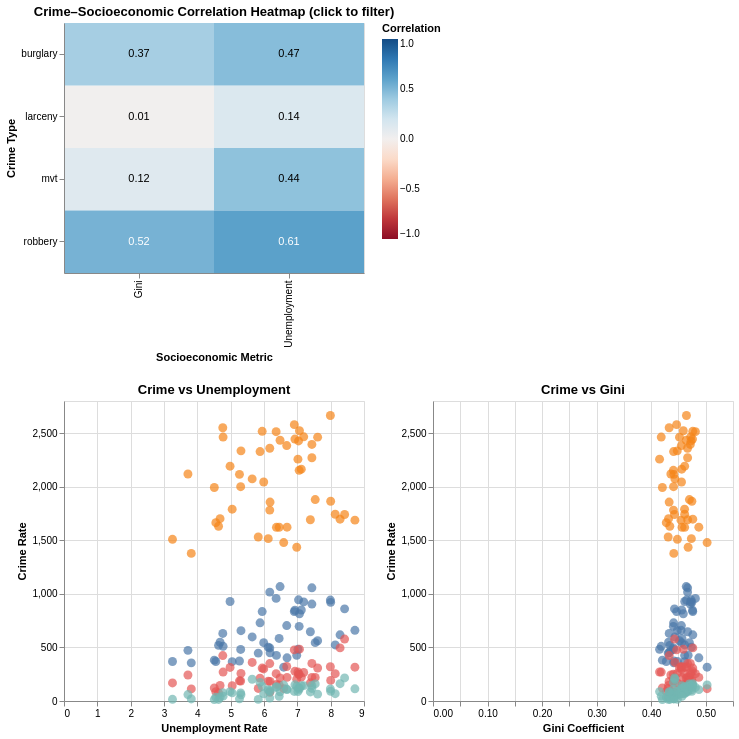

This figure's notebook cell:
### Markdown cell above
#### <b>**Question 2**: Which type of crime is the least and most associated with unemployment rate ? </b><br><b>And which type of crime is the least and most associated with the gini-coefficient (economic metric used to measure inequality) ?</b>

Chart Types that are suited to answer this question: 
* Chart Type 1: Correlation Heatmap
* Chart Type 2: Scatter Plot

### Code cell
avg_state = df.groupby('State').agg(
    larceny=('Crime Rate_larceny','mean'),
    burglary=('Crime Rate_burglary','mean'),
    mvt=('Crime Rate_motor_vehicle_theft','mean'),
    robbery=('Crime Rate_robbery','mean'),
    unemployment=('Unemployment rate','mean'),
    gini=('Gini coefficient','mean')
).reset_index()

crime_cols = ['larceny','burglary','mvt','robbery']

corr_data = []
for col in crime_cols:
    corr_data.append({
        'Crime Type': col,
        'Unemployment': avg_state[col].corr(avg_state['unemployment']),
        'Gini': avg_state[col].corr(avg_state['gini'])
    })

corr_df = pd.DataFrame(corr_data).melt(
    id_vars='Crime Type',
    var_name='Metric',
    value_name='Correlation'
)

df_long = avg_state.melt(
    id_vars=['State', 'unemployment', 'gini'],
    value_vars=crime_cols,
    var_name='Crime Type',
    value_name='Crime Rate'
)

# --- Shared selection: click a cell in the heatmap ---
crime_select = alt.selection_point(fields=['Crime Type'], name='crime_sel')

# --- Chart 1: Heatmap ---
heatmap = alt.Chart(corr_df).mark_rect().encode(
    x=alt.X('Metric:N', title='Socioeconomic Metric'),
    y=alt.Y('Crime Type:N', title='Crime Type'),
    color=alt.Color('Correlation:Q',
                    scale=alt.Scale(scheme='redblue', domain=[-1, 1]),
                    title='Correlation'),
    opacity=alt.condition(crime_select, alt.value(1.0), alt.value(0.3)),
    tooltip=['Crime Type', 'Metric', alt.Tooltip('Correlation:Q', format='.2f')]
).add_params(
    crime_select
).properties(
    title='Crime–Socioeconomic Correlation Heatmap (click to filter)',
    width=300,
    height=250
)

text = heatmap.mark_text(baseline='middle').encode(
    text=alt.Text('Correlation:Q', format='.2f'),
    color=alt.condition(
        'abs(datum.Correlation) > 0.5',
        alt.value('white'),
        alt.value('black')
    ),
    opacity=alt.condition(crime_select, alt.value(1.0), alt.value(0.3))
)

# --- Chart 2: Scatter Unemployment ---
scatter_unemp = alt.Chart(df_long).mark_circle(size=80).encode(
    x=alt.X('unemployment:Q', title='Unemployment Rate'),
    y=alt.Y('Crime Rate:Q', title='Crime Rate'),
    color=alt.condition(crime_select, alt.Color('Crime Type:N', legend=None), alt.value('lightgray')),
    tooltip=['State', 'Crime Type', 'Crime Rate', 'unemployment']
).transform_filter(
    crime_select
).properties(
    title='Crime vs Unemployment'
)

# --- Chart 3: Scatter Gini ---
scatter_gini = alt.Chart(df_long).mark_circle(size=80).encode(
    x=alt.X('gini:Q', title='Gini Coefficient'),
    y=alt.Y('Crime Rate:Q', title='Crime Rate'),
    color=alt.condition(crime_select, alt.Color('Crime Type:N', legend=None), alt.value('lightgray')),
    tooltip=['State', 'Crime Type', 'Crime Rate', 'gini']
).transform_filter(
    crime_select
).properties(
    title='Crime vs Gini'
)

(heatmap + text) & (scatter_unemp | scatter_gini)

### Figure 1 — Vega-Lite specification as saved in the notebook (floating-point values rounded to 4 significant figures; data arrays with more than 128 entries replaced by an {"elided": "..."} marker saying what was removed)
{"config": {"view": {"continuousWidth": 300, "continuousHeight": 300}}, "vconcat": [{"layer": [{"mark": {"type": "rect"}, "encoding": {"color": {"field": "Correlation", "scale": {"domain": [-1, 1], "scheme": "redblue"}, "title": "Correlation", "type": "quantitative"}, "opacity": {"condition": {"param": "crime_sel", "value": 1.0}, "value": 0.3}, "tooltip": [{"field": "Crime Type", "type": "nominal"}, {"field": "Metric", "type": "nominal"}, {"field": "Correlation", "format": ".2f", "type": "quantitative"}], "x": {"field": "Metric", "title": "Socioeconomic Metric", "type": "nominal"}, "y": {"field": "Crime Type", "title": "Crime Type", "type": "nominal"}}, "name": "view_19891b5007a1524b_0", "title": "Crime–Socioeconomic Correlation Heatmap (click to filter)"}, {"mark": {"type": "text", "baseline": "middle"}, "encoding": {"color": {"condition": {"test": "abs(datum.Correlation) > 0.5", "value": "white"}, "value": "black"}, "opacity": {"condition": {"param": "crime_sel", "value": 1.0}, "value": 0.3}, "text": {"field": "Correlation", "format": ".2f", "type": "quantitative"}, "tooltip": [{"field": "Crime Type", "type": "nominal"}, {"field": "Metric", "type": "nominal"}, {"field": "Correlation", "format": ".2f", "type": "quantitative"}], "x": {"field": "Metric", "title": "Socioeconomic Metric", "type": "nominal"}, "y": {"field": "Crime Type", "title": "Crime Type", "type": "nominal"}}, "title": "Crime–Socioeconomic Correlation Heatmap (click to filter)"}], "data": {"name": "data-0bc3967ce657a0aba054d45ecdb1cc38"}, "height": 250, "width": 300}, {"hconcat": [{"mark": {"type": "circle", "size": 80}, "encoding": {"color": {"condition": {"param": "crime_sel", "field": "Crime Type", "legend": null, "type": "nominal"}, "value": "lightgray"}, "tooltip": [{"field": "State", "type": "nominal"}, {"field": "Crime Type", "type": "nominal"}, {"field": "Crime Rate", "type": "quantitative"}, {"field": "unemployment", "type": "quantitative"}], "x": {"field": "unemployment", "title": "Unemployment Rate", "type": "quantitative"}, "y": {"field": "Crime Rate", "title": "Crime Rate", "type": "quantitative"}}, "title": "Crime vs Unemployment", "transform": [{"filter": {"param": "crime_sel"}}]}, {"mark": {"type": "circle", "size": 80}, "encoding": {"color": {"condition": {"param": "crime_sel", "field": "Crime Type", "legend": null, "type": "nominal"}, "value": "lightgray"}, "tooltip": [{"field": "State", "type": "nominal"}, {"field": "Crime Type", "type": "nominal"}, {"field": "Crime Rate", "type": "quantitative"}, {"field": "gini", "type": "quantitative"}], "x": {"field": "gini", "title": "Gini Coefficient", "type": "quantitative"}, "y": {"field": "Crime Rate", "title": "Crime Rate", "type": "quantitative"}}, "title": "Crime vs Gini", "transform": [{"filter": {"param": "crime_sel"}}]}], "data": {"name": "data-b6fc961cf47748bcc4bb8a60f8a75727"}}], "params": [{"name": "crime_sel", "select": {"type": "point", "fields": ["Crime Type"]}, "views": ["view_19891b5007a1524b_0"]}], "$schema": "https://vega.github.io/schema/vega-lite/v6.1.0.json", "datasets": {"data-0bc3967ce657a0aba054d45ecdb1cc38": [{"Crime Type": "larceny", "Metric": "Unemployment", "Correlation": 0.1446}, {"Crime Type": "burglary", "Metric": "Unemployment", "Correlation": 0.4672}, {"Crime Type": "mvt", "Metric": "Unemployment", "Correlation": 0.4425}, {"Crime Type": "robbery", "Metric": "Unemployment", "Correlation": 0.6065}, {"Crime Type": "larceny", "Metric": "Gini", "Correlation": 0.005681}, {"Crime Type": "burglary", "Metric": "Gini", "Correlation": 0.3672}, {"Crime Type": "mvt", "Metric": "Gini", "Correlation": 0.121}, {"Crime Type": "robbery", "Metric": "Gini", "Correlation": 0.5186}], "data-b6fc961cf47748bcc4bb8a60f8a75727": {"elided": "200 records"}}}
